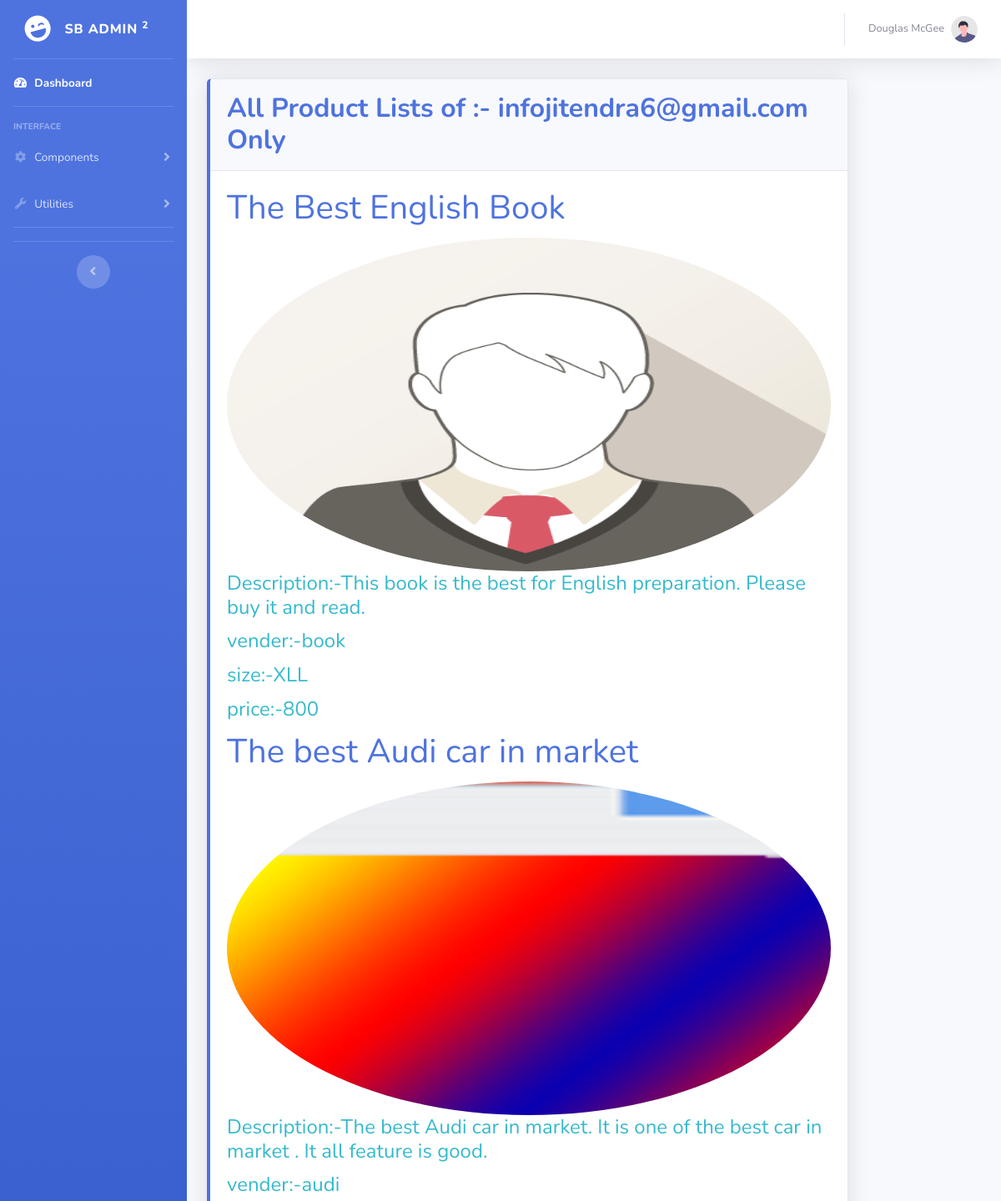
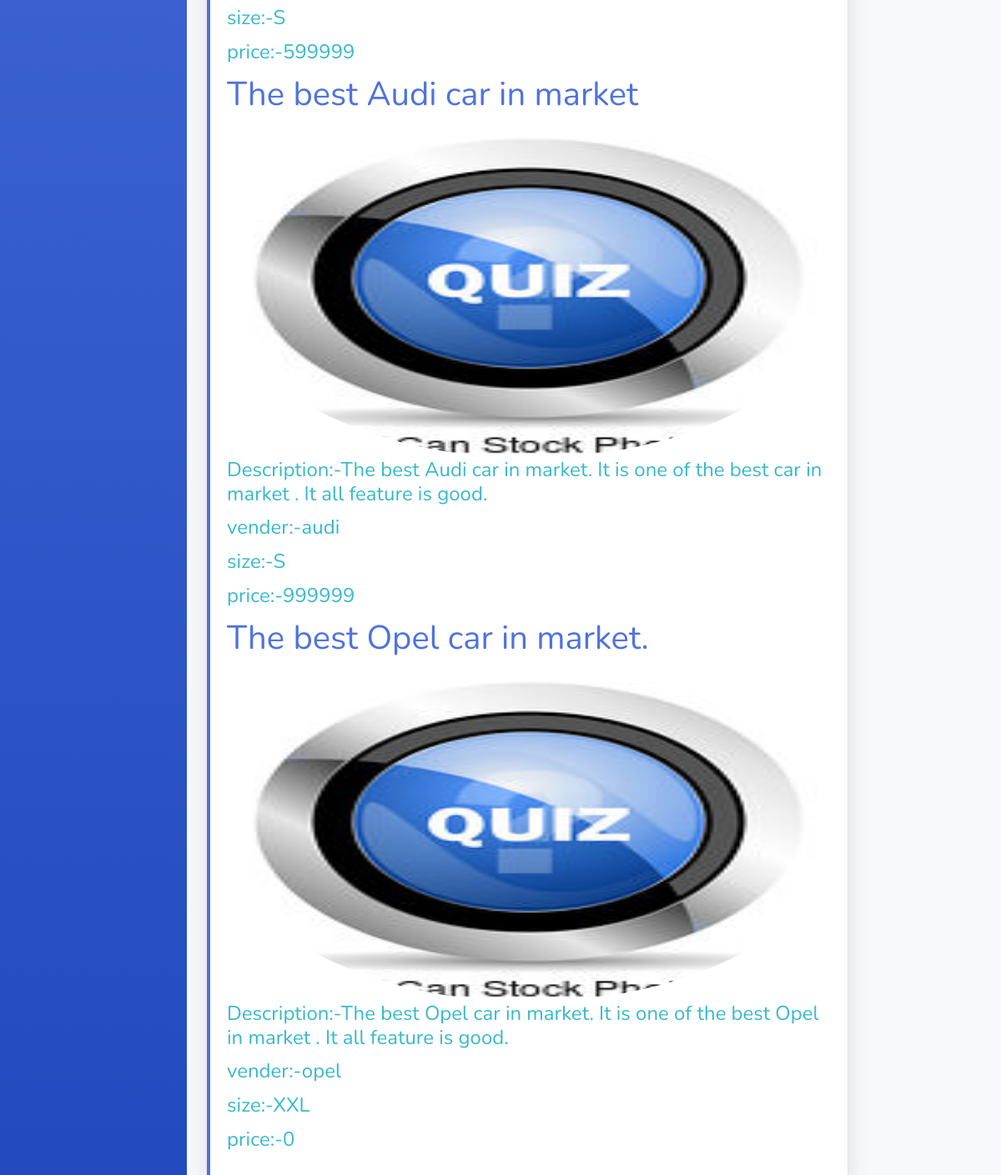
The page /list_product.php (signed in) on the database its author committed (2 pictures, top to bottom).
### tables this page shows
CREATE TABLE `product` (
  `id` int(5) NOT NULL,
  `title` varchar(250) NOT NULL,
  `description` text NOT NULL,
  `vender` varchar(50) NOT NULL,
  `feature` int(2) NOT NULL,
  `size` varchar(50) NOT NULL,
  `price` int(10) NOT NULL,
  `prod_image` varchar(250) NOT NULL,
  `usernamep` varchar(100) NOT NULL
);

### list_product.php (the view, shortened to what this page needs)
 <?php
include "connection.php";
?>
<!DOCTYPE html>
<html lang="en">
<head>
    <link href="vendor/fontawesome-free/css/all.min.css" rel="stylesheet" type="text/css">
    <link href="css/sb-admin-2.min.css" rel="stylesheet">
 <link href="vendor/datatables/dataTables.bootstrap4.min.css" rel="stylesheet">
</head>
<body id="page-top">
    <div id="wrapper">
        <ul class="navbar-nav bg-gradient-primary sidebar sidebar-dark accordion" id="accordionSidebar">
            <a class="sidebar-brand d-flex align-items-center justify-content-center" href="index.html">
                <div class="sidebar-brand-icon rotate-n-15">
                    <i class="fas fa-laugh-wink"></i>
                </div>
                <div class="sidebar-brand-text mx-3">SB Admin <sup>2</sup></div>
            </a>
            <hr class="sidebar-divider my-0">
            <li class="nav-item active">
                <a class="nav-link" href="index.html">
                    <i class="fas fa-fw fa-tachometer-alt"></i>
                    <span>Dashboard</span></a>
            </li>
            <hr class="sidebar-divider">
            <div class="sidebar-heading">
                Interface
            </div>
            <li class="nav-item">
                <a class="nav-link collapsed" href="#" data-toggle="collapse" data-target="#collapseTwo"
                    aria-expanded="true" aria-controls="collapseTwo">
                    <i class="fas fa-fw fa-cog"></i>
                    <span>Components</span>
                </a>
            </li>
            <li class="nav-item">
                <a class="nav-link collapsed" href="#" data-toggle="collapse" data-target="#collapseUtilities"
                    aria-expanded="true" aria-controls="collapseUtilities">
                    <i class="fas fa-fw fa-wrench"></i>
                    <span>Utilities</span>
                </a>
            </li>
            <hr class="sidebar-divider">
            <hr class="sidebar-divider d-none d-md-block">
            <div class="text-center d-none d-md-inline">
                <button class="rounded-circle border-0" id="sidebarToggle"></button>
            </div>
        </ul>
        <div id="content-wrapper" class="d-flex flex-column">
            <div id="content">
                <nav class="navbar navbar-expand navbar-light bg-white topbar mb-4 static-top shadow">
                    <ul class="navbar-nav ml-auto">
                        <li class="nav-item dropdown no-arrow">
                            <a class="nav-link dropdown-toggle" href="#" id="userDropdown" role="button"
                                data-toggle="dropdown" aria-haspopup="true" aria-expanded="false">
                                <span class="mr-2 d-none d-lg-inline text-gray-600 small">Douglas McGee</span>
                                <img class="img-profile rounded-circle"
                                    src="img/undraw_profile.svg">
                            </a>
                        </li>
                    </ul>
                </nav>
                <div class="container-fluid">
                    <div class="row">
                        <div class="col-xl-10 col-lg-10">
       <div class="card shadow mb-4 border-left-primary border-bottom-info ">
                                <div
                                    class="card-header py-3 d-flex flex-row align-items-center justify-content-between">
                                    <h2 class="m-0 font-weight-bold text-primary">All Product Lists of :- <?php echo $_SESSION["username"]; ?> Only </h2>
                                </div>
                                <div class="card-body">
                                <?php
$uname=$_SESSION["username"];
            $res=mysqli_query($conn,"select * from product where usernamep='$uname'");
            while($row=mysqli_fetch_array($res))
            {
                ?>
                     <h1 class="card-title text-primary"><?php echo $row["title"]; ?></h1>
                                     <img class="card-img-top rounded-circle" src="image/<?php echo $row["prod_image"]; ?>" alt="Card image" height="400" style="width:100%">
                                <h4 class="card-title text-info">Description:-<?php echo $row["description"]; ?></h4>
                                <h4 class="card-title text-info">vender:-<?php echo $row["vender"]; ?></h4>
                                <h4 class="card-title text-info">size:-<?php echo $row["size"]; ?></h4>
                                <h4 class="card-title text-info">price:-<?php echo $row["price"]; ?></h4>
                <?php
            } ?>
							   </div>
                            </div>
							   </div>
                            </div>
							   </div>
                            </div>
							   </div>
                            </div>
</body>
</html>

### rows shown on the page
product: title "The Best English Book", prod_image (picture), description "This book is the best for English preparation. Please buy it and read.", vender "book", size "XLL", price "800"
product: title "The best Audi car in market", prod_image (picture), description "The best Audi car in market. It is one of the best car in market . It all feature is good.", vender "audi", size "S", price "599999"
product: title "The best Audi car in market", prod_image (picture), description "The best Audi car in market. It is one of the best car in market . It all feature is good.", vender "audi", size "S", price "999999"
product: title "The best Opel car in market.", prod_image (picture), description "The best Opel car in market. It is one of the best Opel in market . It all feature is good.", vender "opel", size "XXL", price "0"

### other values the page prints
$_SESSION["username"] "infojitendra6@gmail.com"
